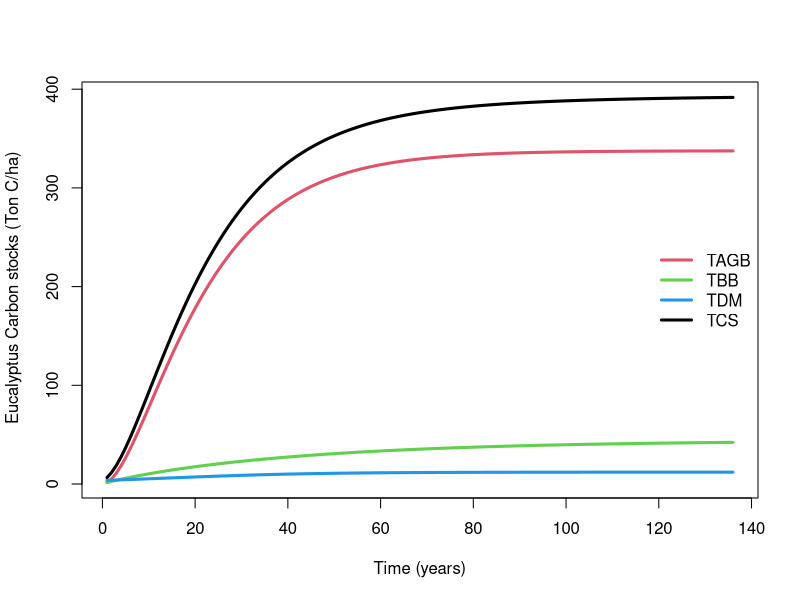
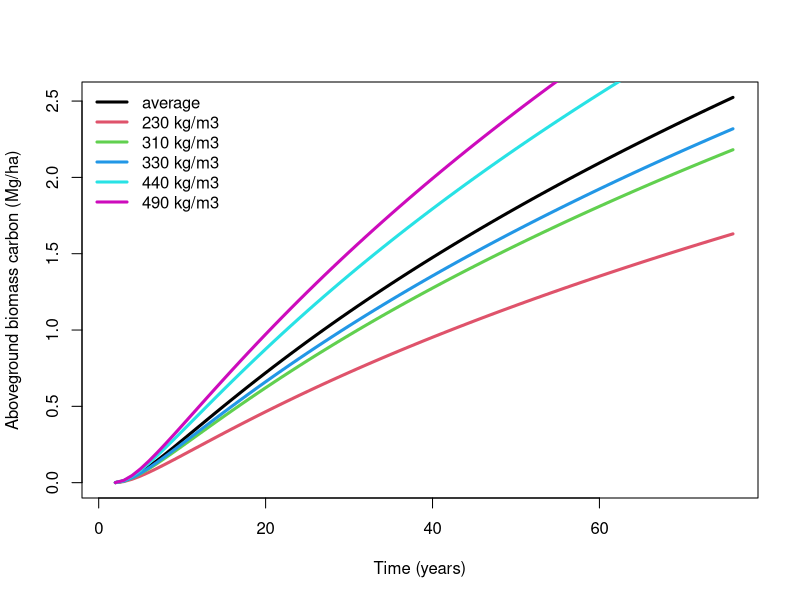
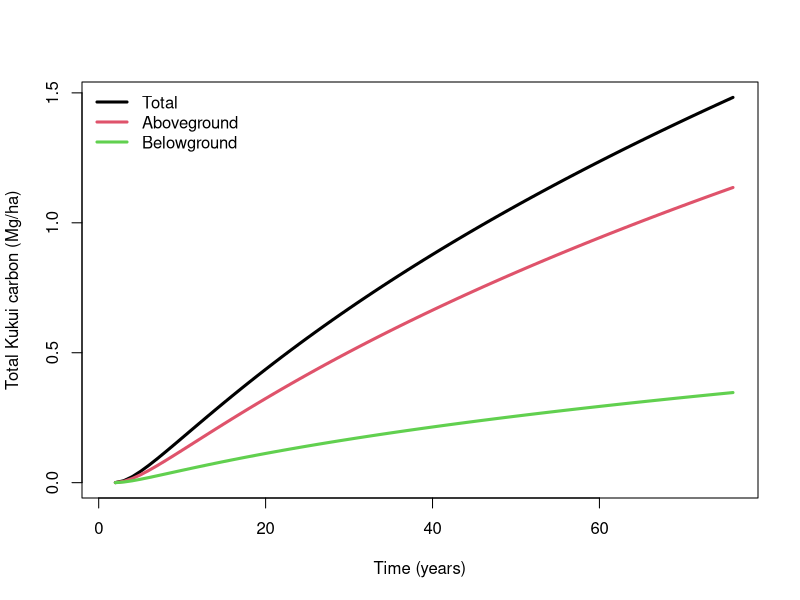

The R source for these figures, in order:
# BUSINESS AS USUAL SCENARIO
# The simulated forest is 60 years old, so we run the simulation starting 60 years from 2025, until 2100
t=seq(1965:2100)
# We use data from Eucalyptus plantations in Hawai'i
# CAN BE IMPROVED: instead of starting with this amount of C, how about constraining the model
# to reach this amount whenever the data were taken
AGB=337.6 # aboveground biomass carbon (tons ha-1) lidar data obtained by Hayley
BGB=mean(c(22.4, 66)) # belowground biomass carbon (tons ha-1) averaged from Reeves 2012 thesis and Selments et al. 2017
DM=12 # litter carbon (tons ha-1) from Selments et al. 2017
# Forest model from Sierra et al. 2012 without the soil compartment adjusted to Hawai'i data
# CAN BE IMPROVED: NEED A EUCALYPTUS GROWTH MODEL
forestmodel <- function(t) {
  TAGB <- AGB * (1 - exp(-0.064 * t))^1.964
  TBB <- BGB * (1 - exp(-0.022 * t))^0.897
  TDM <- DM / (1 + 2.363 * exp(-0.062 * t))
  TCS <- TAGB + TBB + TDM
  return(data.frame(
    t = t,
    TAGB = TAGB,
    TBB = TBB,
    TDM = TDM,
    TCS = TCS
  ))
}
forestvalues <- forestmodel(t)
# Plot the results
matplot(forestvalues$t,forestvalues[,2:5], type="l", lty=1,lwd=3, col=c(2:4,1), 
        ylab=" Eucalyptus Carbon stocks (Ton C/ha)", xlab="Time (years)")
legend("right",c("TAGB", "TBB","TDM","TCS"),lty=1,col=c(2:4,1), lwd=3, bty="n")

##################################################################

# UTOPIAN SCENARIO

# Imagine Eucalyptus are cleared and turned into biochar (see script soilmodel.R)
# In that place, Kukui (Aleurites moluccanus) are planted as an agroforestry management 
# CAN BE IMPROVED: could try different belowground models. Also, lacking dead biomass model. Also, Kukui C content
kukuimodel <- function(t, d) {
  DBH <- -9.021135 + 16.757157 * log(t) # from Lincoln 2023 (in cm)
  HEIGHT <- -3.635323 + 8.5568025 * log(t) # from Lincoln 2023 (in m)
  AGB <- 0.0673 * (d*DBH^2*HEIGHT)^0.976  # from Chave et al. 2014 (in kg/ha)
  BGB =   0.016*DBH^2.597  # From Waring & Powers 2017 (in kg/ha) CAN BE IMPROVED
  TCS = (AGB + BGB)*0.45 # convert to carbon (standard placeholder for now)
  return(data.frame(
    t = t,
    DBH = DBH, 
    HEIGHT = HEIGHT,
    AGB = AGB/1000, # convert to Mg from kg
    BGB = BGB/1000,
    TCS = TCS/1000
  ))
}
# wood density from Krisnawati et al. 2011 
wooddensities=c(230, 310, 330, 440, 490) # (kg/m3) 
wooddensities=c(wooddensities, mean(wooddensities))/1000 # divide by 1000 because in the model it is in g/cm3

# this simulation starts in 2025, so it's only 76 years
tb=seq(2025:2100)
kukuivalues = lapply(wooddensities, function (density) kukuimodel(tb, density)) 
# Plot the results for different values of wood density (as a sensitivity analysis)
matplot(tb,kukuivalues[[6]]$AGB, type="l", lty=1,lwd=3, 
        ylab="Aboveground biomass carbon (Mg/ha)", xlab="Time (years)")
lines(tb,kukuivalues[[1]]$AGB, type="l", lty=1, col = 2, lwd=3)
lines(tb,kukuivalues[[2]]$AGB, type="l", lty=1, col = 3, lwd=3)
lines(tb,kukuivalues[[3]]$AGB, type="l", lty=1, col = 4, lwd=3)
lines(tb,kukuivalues[[4]]$AGB, type="l", lty=1, col = 5, lwd=3)
lines(tb,kukuivalues[[5]]$AGB, type="l", lty=1, col = 6, lwd=3)
legend("topleft",c("average","230 kg/m3", "310 kg/m3", "330 kg/m3", "440 kg/m3", "490 kg/m3"),lty=1,col=c(1:6), lwd=3, bty="n")
# Plot the results for average wood density
matplot(tb,kukuivalues[[6]]$TCS, type="l", lty=1,lwd=3, 
        ylab="Total Kukui carbon (Mg/ha)", xlab="Time (years)")
lines(tb,kukuivalues[[6]]$AGB*0.45, type="l", lty=1, col = 2, lwd=3)
lines(tb,kukuivalues[[6]]$BGB*0.45, type="l", lty=1, col = 3, lwd=3)    
legend("topleft",c("Total", "Aboveground", "Belowground"),lty=1,col=c(1:3), lwd=3, bty="n")
# CAN BE IMPROVED:
# Kukui values are smaller than Eucalyptus, but generally are half their height, so it could be right.